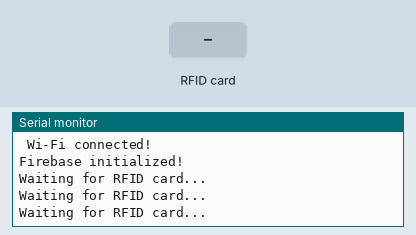
The sketch below on a simulated ESP8266 (NodeMCU). Shown: the last lines printed to the serial monitor. Inputs (shaded band) come from the test bench. WiFi joins after 1.5 s; servers stay silent unless stated; the Firebase database answers and starts empty.

Above: at 2.7 s.
2.8 s: RFID card 67 A0 2E 63 held to the reader
At 4.7 s:
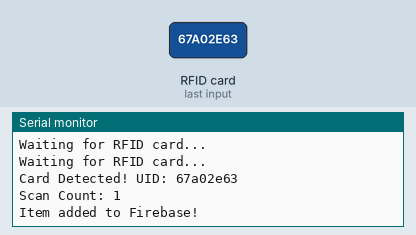
4.9 s: RFID card 26 5D 42 D9 held to the reader
At 6.47 s:
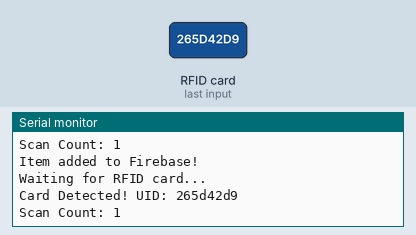
7.3 s: RFID card 5E 7A 19 C4 held to the reader
At 8.84 s:
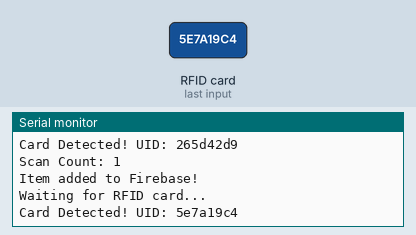
10.1 s: RFID card 67 A0 2E 63 held to the reader
At 13.0 s:
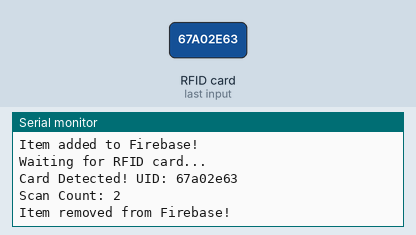

The sketch:

node_reader.ino
```cpp
// -------------------------------
// SMART CART - NO LCD VERSION
// Components: NodeMCU + RFID Reader
// Description: Sends UID, product name, and price to Firebase
// -------------------------------

#include <ESP8266WiFi.h>
#include <FirebaseESP8266.h>
#include <SPI.h>
#include <MFRC522.h>

// WiFi credentials
#define WIFI_SSID "POCO M3"
#define WIFI_PASSWORD "Rajasri123"

// Firebase credentials
#define API_KEY "AIzaSyCYOXMHiAydwzPW0_WFU839zlpuziDoO-M"
#define DATABASE_URL "https://smartshoppingcart-82cbb-default-rtdb.firebaseio.com/"

// RFID Pins (NodeMCU)
#define RST_PIN 5  // D1
#define SS_PIN 4   // D2

MFRC522 mfrc522(SS_PIN, RST_PIN);
FirebaseData fbdo;
FirebaseAuth auth;
FirebaseConfig config;

// Product mapping
struct Product {
  String name;
  int price;
};

Product getProductDetails(String uid) {
  if (uid == "67a02e63") return {"Maggi", 20};
  if (uid == "c67df2b") return {"5 Star", 10};
  if (uid == "265d42d9") return {"Milk", 12};
  return {"Unknown", 0};
}

void setup() {
  Serial.begin(115200);
  SPI.begin();
  mfrc522.PCD_Init();
  Serial.println("RFID reader initialized.");

  WiFi.begin(WIFI_SSID, WIFI_PASSWORD);
  Serial.print("Connecting to Wi-Fi");
  while (WiFi.status() != WL_CONNECTED) {
    delay(500);
    Serial.print(".");
  }
  Serial.println("\n Wi-Fi connected!");

  config.api_key = API_KEY;
  config.database_url = DATABASE_URL;
  auth.user.email = "retailer@smartcart.com";
  auth.user.password = "Retailer@1215";

  Firebase.begin(&config, &auth);
  Firebase.reconnectWiFi(true);
  Serial.println("Firebase initialized!");
}

void loop() {
  Serial.println("Waiting for RFID card...");

  if (!mfrc522.PICC_IsNewCardPresent()) {
    delay(500);
    return;
  }

  if (!mfrc522.PICC_ReadCardSerial()) {
    delay(500);
    return;
  }

  String uid = "";
  for (byte i = 0; i < mfrc522.uid.size; i++) {
    uid += String(mfrc522.uid.uidByte[i], HEX);
  }

  Serial.println("Card Detected! UID: " + uid);

  Product product = getProductDetails(uid);
  String path = "/scannedItems/" + uid;

  int count = 0;
  if (Firebase.getInt(fbdo, path + "/count")) {
    count = fbdo.intData();
  }
  count++;

  Firebase.setInt(fbdo, path + "/count", count);
  Serial.println("Scan Count: " + String(count));

  if (count % 2 == 1) {
    Firebase.setString(fbdo, path + "/uid", uid);
    Firebase.setString(fbdo, path + "/name", product.name);
    Firebase.setInt(fbdo, path + "/price", product.price);
    Serial.println("Item added to Firebase!");
  } else {
    Firebase.deleteNode(fbdo, path);
    Serial.println("Item removed from Firebase!");
  }

  delay(2000);
}
```

Measured:
- after the input at 2.8 s, the serial monitor: prints a new line after 0.33 s (image 1)
- after the input at 4.9 s, the serial monitor: prints a new line after 0.99 s (image 2)
- after the input at 7.3 s, the serial monitor: prints a new line after 1.3 s (image 3)
- after the input at 10.1 s, the serial monitor: prints a new line after 1.3 s (image 4)
